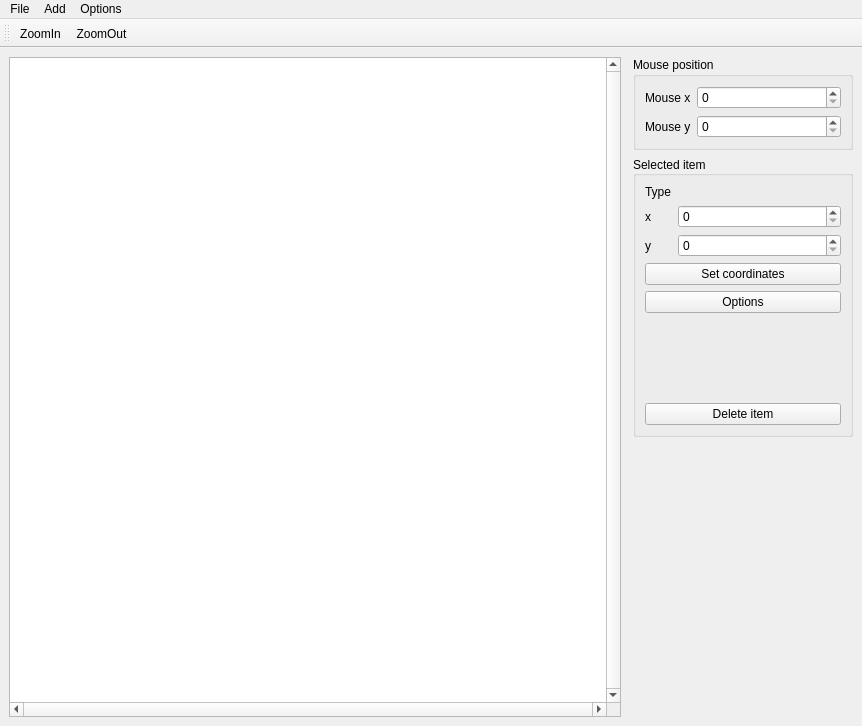
<?xml version="1.0" encoding="UTF-8"?>
<ui version="4.0">
 <class>MainWindow</class>
 <widget class="QMainWindow" name="MainWindow">
  <property name="geometry">
   <rect>
    <x>0</x>
    <y>0</y>
    <width>862</width>
    <height>726</height>
   </rect>
  </property>
  <property name="windowTitle">
   <string>Calculation</string>
  </property>
  <widget class="QWidget" name="centralwidget">
   <layout class="QVBoxLayout" name="verticalLayout_13">
    <item>
     <layout class="QHBoxLayout" name="horizontalLayout" stretch="100,1,0">
      <item>
       <layout class="QVBoxLayout" name="verticalLayout_12" stretch="1,0">
        <item>
         <widget class="QGraphicsView" name="graphicsView">
          <property name="sizePolicy">
           <sizepolicy hsizetype="Expanding" vsizetype="Expanding">
            <horstretch>0</horstretch>
            <verstretch>0</verstretch>
           </sizepolicy>
          </property>
          <property name="maximumSize">
           <size>
            <width>1000</width>
            <height>1000</height>
           </size>
          </property>
          <property name="verticalScrollBarPolicy">
           <enum>Qt::ScrollBarAlwaysOn</enum>
          </property>
          <property name="horizontalScrollBarPolicy">
           <enum>Qt::ScrollBarAlwaysOn</enum>
          </property>
          <property name="alignment">
           <set>Qt::AlignLeading|Qt::AlignLeft|Qt::AlignTop</set>
          </property>
          <property name="renderHints">
           <set>QPainter::Antialiasing|QPainter::TextAntialiasing</set>
          </property>
          <property name="cacheMode">
           <set>QGraphicsView::CacheBackground</set>
          </property>
          <property name="viewportUpdateMode">
           <enum>QGraphicsView::FullViewportUpdate</enum>
          </property>
         </widget>
        </item>
        <item>
         <spacer name="verticalSpacer_2">
          <property name="orientation">
           <enum>Qt::Vertical</enum>
          </property>
          <property name="sizeHint" stdset="0">
           <size>
            <width>0</width>
            <height>0</height>
           </size>
          </property>
         </spacer>
        </item>
       </layout>
      </item>
      <item>
       <spacer name="horizontalSpacer">
        <property name="orientation">
         <enum>Qt::Horizontal</enum>
        </property>
        <property name="sizeHint" stdset="0">
         <size>
          <width>0</width>
          <height>0</height>
         </size>
        </property>
       </spacer>
      </item>
      <item>
       <layout class="QVBoxLayout" name="verticalLayout">
        <item>
         <widget class="QGroupBox" name="groupBox">
          <property name="minimumSize">
           <size>
            <width>220</width>
            <height>0</height>
           </size>
          </property>
          <property name="maximumSize">
           <size>
            <width>220</width>
            <height>16777215</height>
           </size>
          </property>
          <property name="title">
           <string>Mouse position</string>
          </property>
          <layout class="QVBoxLayout" name="verticalLayout_7">
           <item>
            <layout class="QVBoxLayout" name="verticalLayout_6">
             <item>
              <layout class="QFormLayout" name="formLayout">
               <item row="0" column="0">
                <widget class="QLabel" name="mousexLabel">
                 <property name="text">
                  <string>Mouse x</string>
                 </property>
                </widget>
               </item>
               <item row="1" column="0">
                <widget class="QLabel" name="mouseyLabel">
                 <property name="text">
                  <string>Mouse y</string>
                 </property>
                </widget>
               </item>
               <item row="0" column="1">
                <widget class="QSpinBox" name="mousex"/>
               </item>
               <item row="1" column="1">
                <widget class="QSpinBox" name="mousey"/>
               </item>
              </layout>
             </item>
            </layout>
           </item>
          </layout>
         </widget>
        </item>
        <item>
         <widget class="QGroupBox" name="selectionGroupBox">
          <property name="sizePolicy">
           <sizepolicy hsizetype="Preferred" vsizetype="Preferred">
            <horstretch>0</horstretch>
            <verstretch>0</verstretch>
           </sizepolicy>
          </property>
          <property name="maximumSize">
           <size>
            <width>220</width>
            <height>16777215</height>
           </size>
          </property>
          <property name="title">
           <string>Selected item</string>
          </property>
          <property name="alignment">
           <set>Qt::AlignLeading|Qt::AlignLeft|Qt::AlignVCenter</set>
          </property>
          <layout class="QVBoxLayout" name="verticalLayout_5">
           <item>
            <layout class="QVBoxLayout" name="verticalLayout_4">
             <item>
              <layout class="QFormLayout" name="formLayout_2">
               <item row="0" column="0">
                <widget class="QLabel" name="typeLabel">
                 <property name="text">
                  <string>Type</string>
                 </property>
                </widget>
               </item>
               <item row="0" column="1">
                <widget class="QLabel" name="type">
                 <property name="minimumSize">
                  <size>
                   <width>50</width>
                   <height>0</height>
                  </size>
                 </property>
                 <property name="baseSize">
                  <size>
                   <width>50</width>
                   <height>0</height>
                  </size>
                 </property>
                 <property name="text">
                  <string/>
                 </property>
                </widget>
               </item>
               <item row="1" column="0">
                <widget class="QLabel" name="xLabel">
                 <property name="text">
                  <string>x</string>
                 </property>
                </widget>
               </item>
               <item row="1" column="1">
                <widget class="QSpinBox" name="xBox"/>
               </item>
               <item row="2" column="0">
                <widget class="QLabel" name="yLabel">
                 <property name="text">
                  <string>y</string>
                 </property>
                </widget>
               </item>
               <item row="2" column="1">
                <widget class="QSpinBox" name="yBox"/>
               </item>
              </layout>
             </item>
             <item>
              <widget class="QPushButton" name="setItemCoordinatesButton">
               <property name="text">
                <string>Set coordinates</string>
               </property>
              </widget>
             </item>
             <item>
              <widget class="QPushButton" name="itemOptionsButton">
               <property name="text">
                <string>Options</string>
               </property>
              </widget>
             </item>
             <item>
              <spacer name="verticalSpacer_3">
               <property name="orientation">
                <enum>Qt::Vertical</enum>
               </property>
               <property name="sizeHint" stdset="0">
                <size>
                 <width>20</width>
                 <height>20</height>
                </size>
               </property>
              </spacer>
             </item>
             <item>
              <widget class="QPushButton" name="deleteItemButton">
               <property name="text">
                <string>Delete item</string>
               </property>
              </widget>
             </item>
            </layout>
           </item>
          </layout>
         </widget>
        </item>
        <item>
         <spacer name="verticalSpacer">
          <property name="orientation">
           <enum>Qt::Vertical</enum>
          </property>
          <property name="sizeHint" stdset="0">
           <size>
            <width>20</width>
            <height>40</height>
           </size>
          </property>
         </spacer>
        </item>
       </layout>
      </item>
     </layout>
    </item>
   </layout>
  </widget>
  <widget class="QMenuBar" name="menubar">
   <property name="geometry">
    <rect>
     <x>0</x>
     <y>0</y>
     <width>862</width>
     <height>24</height>
    </rect>
   </property>
   <widget class="QMenu" name="menuAdd_2">
    <property name="title">
     <string>Add</string>
    </property>
    <addaction name="actionAddSource"/>
    <addaction name="actionAddReciever"/>
    <addaction name="actionAddPolygon"/>
    <addaction name="actionAddVertex"/>
   </widget>
   <widget class="QMenu" name="menuFile">
    <property name="title">
     <string>File</string>
    </property>
    <widget class="QMenu" name="menuNew_calculation">
     <property name="title">
      <string>New calculation </string>
     </property>
     <addaction name="separator"/>
     <addaction name="actionOpen_in_new_window"/>
     <addaction name="actionOpen_in_this_window"/>
    </widget>
    <addaction name="menuNew_calculation"/>
    <addaction name="actionSave_initial_data"/>
    <addaction name="actionLoad_initial_data"/>
   </widget>
   <widget class="QMenu" name="menuOptions">
    <property name="title">
     <string>Options</string>
    </property>
   </widget>
   <addaction name="menuFile"/>
   <addaction name="menuAdd_2"/>
   <addaction name="menuOptions"/>
  </widget>
  <widget class="QToolBar" name="toolBar">
   <property name="windowTitle">
    <string>toolBar</string>
   </property>
   <attribute name="toolBarArea">
    <enum>TopToolBarArea</enum>
   </attribute>
   <attribute name="toolBarBreak">
    <bool>false</bool>
   </attribute>
   <addaction name="actionZoomIn"/>
   <addaction name="actionZoomOut"/>
  </widget>
  <action name="actionAddSource">
   <property name="text">
    <string>Source</string>
   </property>
   <property name="shortcut">
    <string>Shift+A</string>
   </property>
  </action>
  <action name="actionAddReciever">
   <property name="text">
    <string>Reciever</string>
   </property>
   <property name="shortcut">
    <string>Shift+R</string>
   </property>
  </action>
  <action name="actionAddPolygon">
   <property name="text">
    <string>Polygon</string>
   </property>
   <property name="shortcut">
    <string>Shift+P</string>
   </property>
  </action>
  <action name="actionSave_initial_data">
   <property name="text">
    <string>Save initial data</string>
   </property>
   <property name="shortcut">
    <string>Ctrl+S</string>
   </property>
  </action>
  <action name="actionLoad_initial_data">
   <property name="text">
    <string>Load initial data</string>
   </property>
  </action>
  <action name="actionOpen_in_new_window">
   <property name="text">
    <string>Open in new window</string>
   </property>
   <property name="shortcut">
    <string>Alt+N</string>
   </property>
  </action>
  <action name="actionOpen_in_this_window">
   <property name="text">
    <string>Open in this window</string>
   </property>
  </action>
  <action name="actionZoomIn">
   <property name="text">
    <string>ZoomIn</string>
   </property>
   <property name="shortcut">
    <string>Ctrl+=</string>
   </property>
  </action>
  <action name="actionZoomOut">
   <property name="text">
    <string>ZoomOut</string>
   </property>
   <property name="shortcut">
    <string>Ctrl+-</string>
   </property>
  </action>
  <action name="actionAddVertex">
   <property name="text">
    <string>Vertex</string>
   </property>
   <property name="shortcut">
    <string>Shift+V</string>
   </property>
  </action>
 </widget>
 <resources/>
 <connections/>
</ui>
